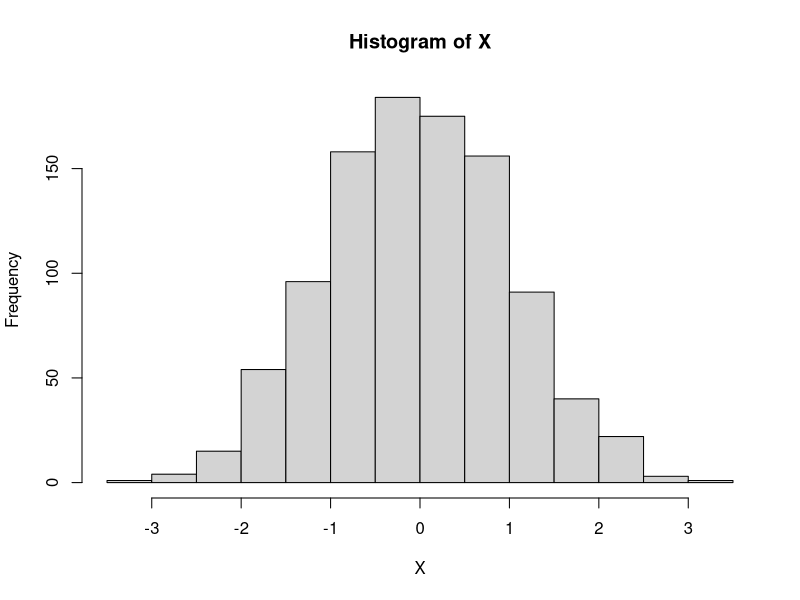

Here is the R script that generated this plot:
## ---- chunk 1
knitr::include_graphics("https://upload.wikimedia.org/wikipedia/commons/thumb/2/21/Maths_Leeds_Uni_1_27_August_2017.jpg/320px-Maths_Leeds_Uni_1_27_August_2017.jpg")
## ---- chunk 2
X <- rnorm(1000)
mean(X)
hist(X)
## ---- chunk 3
knitr::kable(data.frame(
  Environment = names(bookdown:::theorem_abbr),
  `Printed Name` = unname(unlist(bookdown:::label_names_math)),
  `Label Prefix` = unname(bookdown:::theorem_abbr),
  stringsAsFactors = FALSE, check.names = FALSE))
